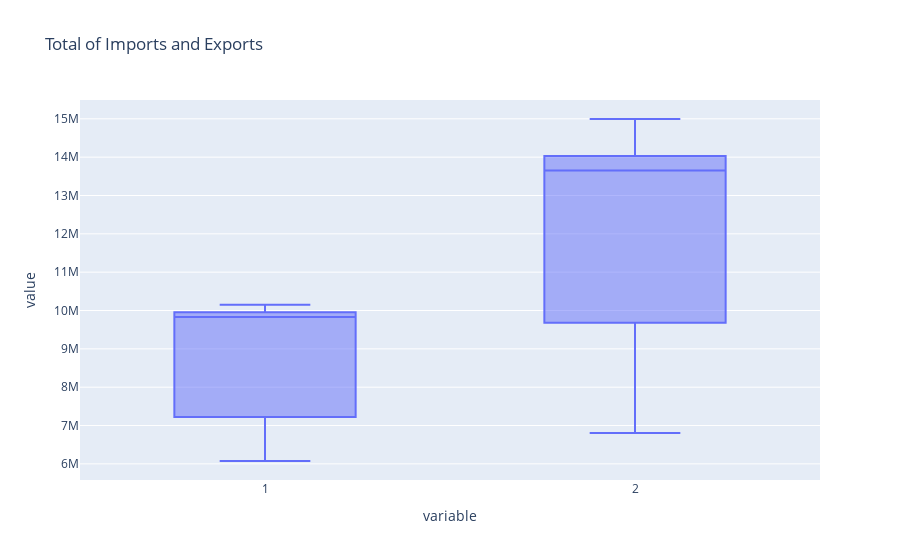

The cell this chart's notebook holds for it:
### Code cell
fig3 = px.box(imports_vs_exports,y=[1,2],title="Total of Imports and Exports")
fig3.show()

### Figure 1 — Plotly figure (JSON) as saved in the notebook; plotly's stock layout.template omitted (floating-point values rounded to 4 significant figures)
{"data": [{"alignmentgroup": "True", "hovertemplate": "variable=%{x}<br>value=%{y}<extra></extra>", "legendgroup": "", "marker": {"color": "#636efa"}, "name": "", "notched": false, "offsetgroup": "", "orientation": "v", "showlegend": false, "type": "box", "x": ["1", "1", "1", "1", "1", "2", "2", "2", "2", "2"], "x0": " ", "xaxis": "x", "y": [7600760, 9830000.0, 9888997, 10151824, 6074617, 10640000.0, 15000000.0, 13650000.0, 13710000.0, 6805000.0], "y0": " ", "yaxis": "y"}], "layout": {"boxmode": "group", "legend": {"tracegroupgap": 0}, "title": {"text": "Total of Imports and Exports"}, "xaxis": {"anchor": "y", "domain": [0, 1], "title": {"text": "variable"}}, "yaxis": {"anchor": "x", "domain": [0, 1], "title": {"text": "value"}}}}
